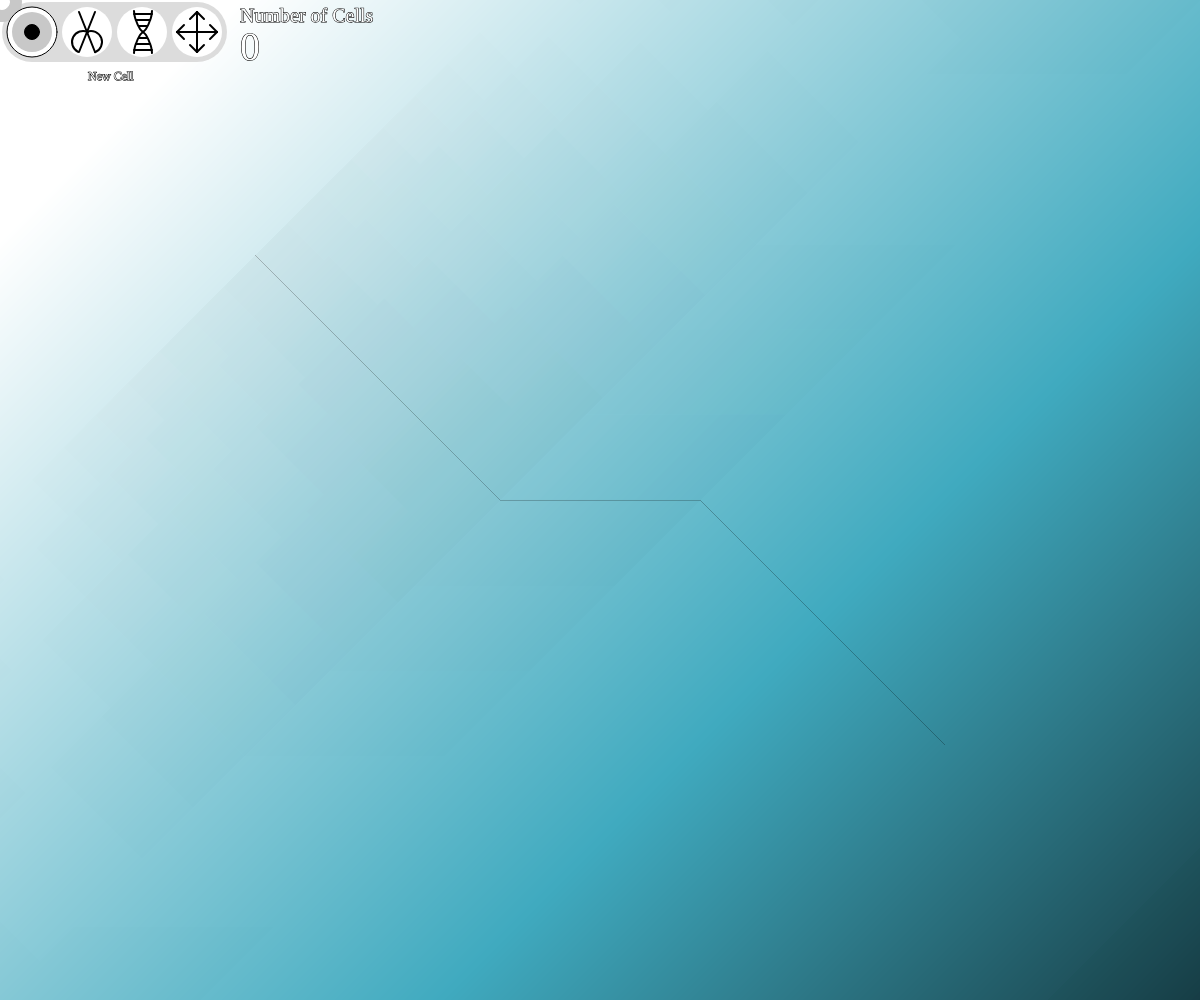
Frame 1 (no input)
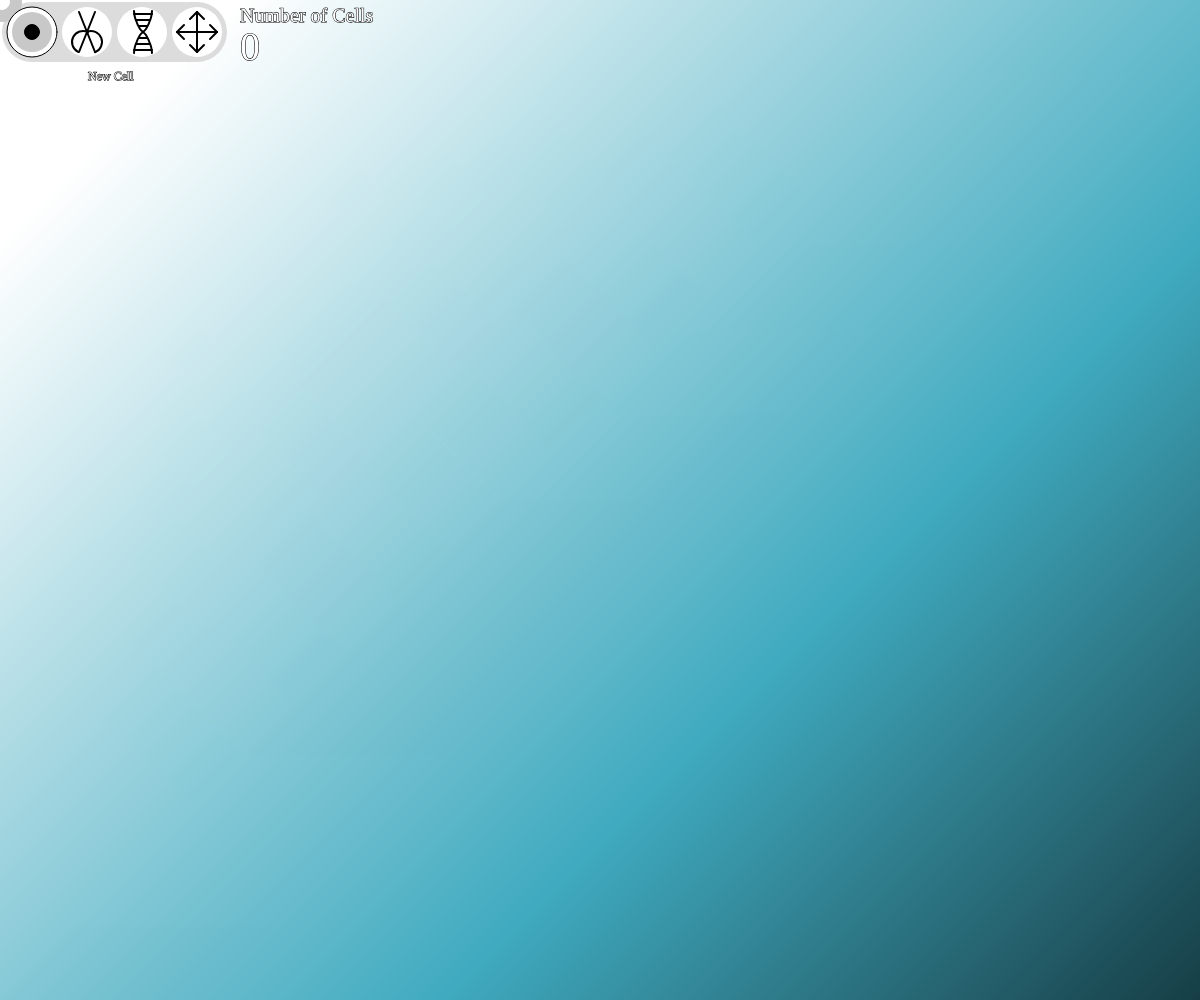
Frame 60 (no input)
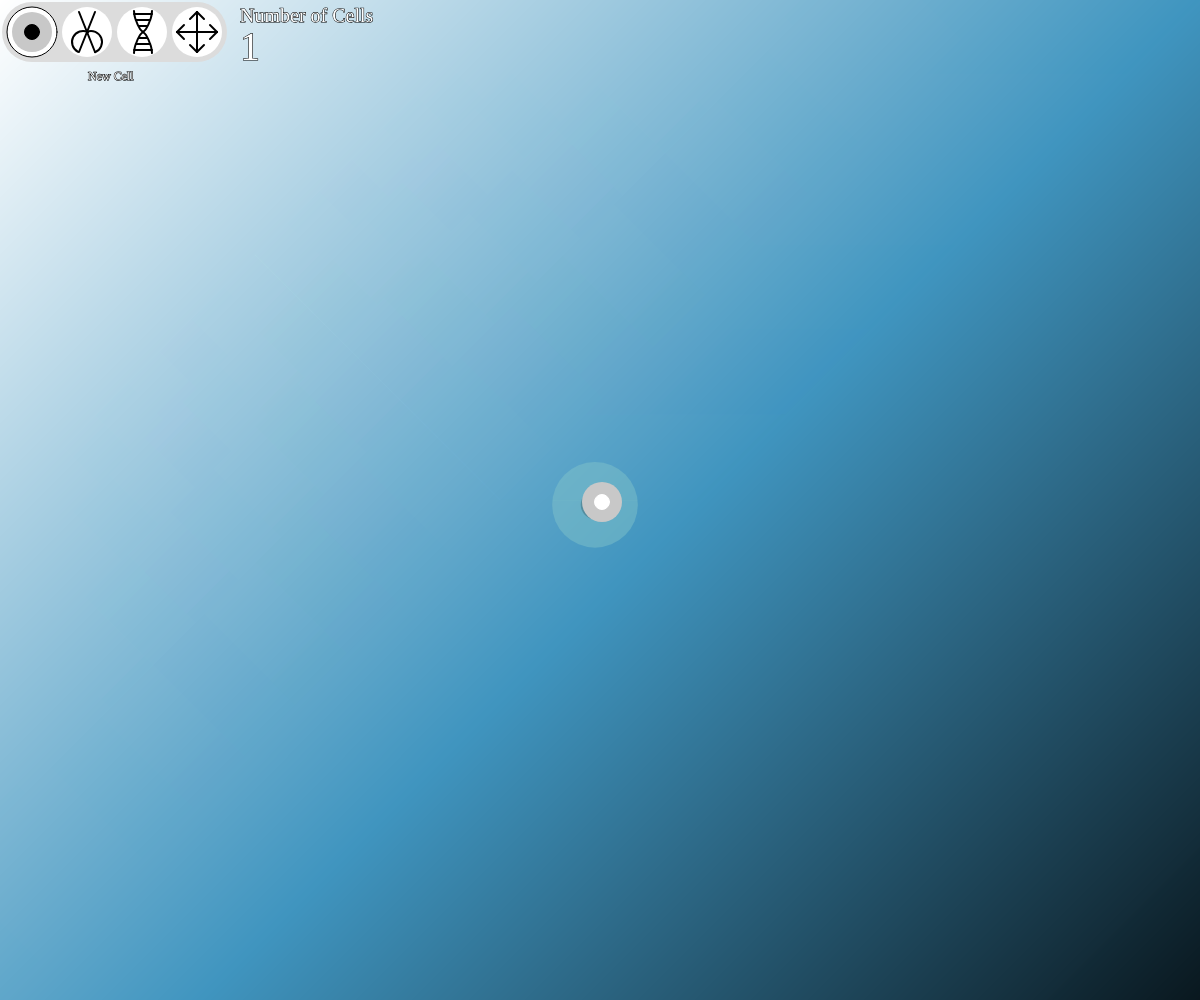
Frame 120 (the mouse pressed at the canvas centre since frame 60)

The p5.js sketch that drew these frames (run headless with seeded random() and noise() and a simulated clock; from frame 60 on, the mouse is pressed at the canvas centre):

// p5.js sketch
// ── sketch.js
//Source1: https://easings.net/#easeInOutCubic
//Using this function to make the easing effect.
//Source2: https://editor.p5js.org/leon-eckert/sketches/Ra3Xzl8D6
//Using this function to adjust chasing speed.

let oneCell = [];
let oneFood = [];
let amount;
let redColor;
let line1 = 32;
let line2 = 87;
let line3 = 142;
let line4 = 197;
let row1 = 52;
let newCell = true;
let scissor = false;
let food = false;
let drag = false;
let display = false;
let y = 0
let x = 0
let acc = 0
let hue = 0
let light = 0

function setup() {
  frameRate(60);
  createCanvas(windowWidth, windowHeight);
  noCursor()
  background(0)
  textFont("Trebuchet MS");
  amount = prompt(
    "How many Cells do you want to start with? \n\nUser Instructions:\nThese cells will die if you don't feed them frequently.\nThey will divide themselves after they have enough food.\nYou can click the \"New Cell\" & \"Food\" button to generate cells or food at a random position. \nYou can also click the point on the canvas to generate them at the position you want."
  );
  for (i = 0; i < amount; i++) {
    let c = new Cell(random(width), random(height), random(50, 100));
    oneCell.push(c);
  }
}
function draw() {
  hue = map(mouseX, 0, width, 190, 210)
  light = map(mouseY, 0, height, 10, -10)
  colorBackground(hue, light); //HSL hue
  for (i = 0; i < oneCell.length; i++) {
    oneCell[i].shake();

    if (oneCell[i].searchFood() == true && oneCell[i].count < 5400) {
      oneCell[i].findFood();
      oneCell[i].chaseTarget();
      oneCell[i].eatFood();
    } else {
      oneCell[i].backHome();
      oneCell[i].chaseTarget();
    }
    if (oneCell[i].count < 6001 && oneCell[i].count > 6000) {
      oneCell[i].divide();
    }
    oneCell[i].drag();
    oneCell[i].speak();
    oneCell[i].die();
    oneCell[i].display();
    oneCell[i].lifetime();
  }

  for (j = 0; j < oneFood.length; j++) {
    oneFood[j].display();
    oneFood[j].update();
  }

  //UI
  noStroke();
  rectMode(CORNER);
  strokeWeight(1);

  fill(220);
  rect(2, 2, 225, 60, 60);

  if (
    dist(mouseX, mouseY, line1, row1 - 20) < 25 ||
    dist(mouseX, mouseY, line2, row1 - 20) < 25 ||
    dist(mouseX, mouseY, line3, row1 - 20) < 25 ||
    dist(mouseX, mouseY, line4, row1 - 20) < 25
  ) {
    display = false;
  } else {
    display = true;
  }

  //newCell
  if (newCell == true) {
    stroke(0);

    push();
    translate(mouseX - 30, mouseY - 30);
    fill(200);
    noStroke();
    circle(line1, row1 - 20, 40);
    stroke(255);
    fill(255);
    circle(line1, row1 - 20, 15);
    pop();
    if (display == true) {
      fill(255);
      text("New Cell", 88, 80);
    }
  } else {
    noStroke();
  }
  fill(255);
  circle(line1, row1 - 20, 50);
  fill(200);
  noStroke();
  circle(line1, row1 - 20, 40);
  stroke(0);
  fill(0);
  circle(line1, row1 - 20, 15);

  if (dist(mouseX, mouseY, line1, row1 - 20) < 25) {
    display = false;
    fill(0);
    circle(line1, row1 - 20, 50);
    fill(200);
    noStroke();
    circle(line1, row1 - 20, 40);
    stroke(255);
    fill(255);
    circle(line1, row1 - 20, 15);
    stroke(0);
    text("New Cell", 88, 80);
  }

  //scissors
  push();
  if (scissor == true) {
    stroke(0);
    push();
    translate(mouseX - 78, mouseY - 12);
    stroke(255);
    strokeWeight(2);
    fill(0, 0);
    line(line2 - 8, row1 - 40, line2 + 8, row1);
    arc(line2 + 4, row1 - 10, 22, 22, PI * 1.38, PI * 2.38);
    line(line2 + 8, row1 - 40, line2 - 8, row1);
    arc(line2 - 4, row1 - 10, 22, 22, PI * 0.65, PI * 1.65);
    pop();
    if (display == true) {
      fill(255);
      text("Divide", 95, 80);
    }
  } else {
    noStroke();
  }
  fill(255);
  circle(line2, row1 - 20, 50);
  stroke(0);
  strokeWeight(2);
  fill(0, 0);
  line(line2 - 8, row1 - 40, line2 + 8, row1);
  arc(line2 + 4, row1 - 10, 22, 22, PI * 1.38, PI * 2.38);
  line(line2 + 8, row1 - 40, line2 - 8, row1);
  arc(line2 - 4, row1 - 10, 22, 22, PI * 0.65, PI * 1.65);
  pop();

  if (dist(mouseX, mouseY, line2, row1 - 20) < 25) {
    fill(0);
    circle(line2, row1 - 20, 50);
    stroke(255);
    strokeWeight(2);
    fill(0, 0);
    line(line2 - 8, row1 - 40, line2 + 8, row1);
    arc(line2 + 4, row1 - 10, 22, 22, PI * 1.38, PI * 2.38);
    line(line2 + 8, row1 - 40, line2 - 8, row1);
    arc(line2 - 4, row1 - 10, 22, 22, PI * 0.65, PI * 1.65);
    fill(255);
    stroke(0);
    strokeWeight(1);
    text("Divide", 95, 80);
  }

  //food
  if (food == true) {
    stroke(0);
    push();
    translate(mouseX - 30, mouseY - 30);
    translate(line1 - 8, row1 - 35);
    scale(0.6);
    stroke(255);
    fill(0, 0);
    strokeWeight(3.33);
    beginShape();
    curveVertex(0, -10);
    curveVertex(0, -10);
    curveVertex(2, 2);
    curveVertex(10, 20);
    curveVertex(20, 30);
    curveVertex(28, 48);
    curveVertex(30, 60);
    curveVertex(30, 60);
    endShape();
    beginShape();
    curveVertex(30, -10);
    curveVertex(30, -10);
    curveVertex(28, 2);
    curveVertex(20, 20);
    curveVertex(10, 30);
    curveVertex(2, 48);
    curveVertex(0, 60);
    curveVertex(0, 60);
    endShape();
    line(0, -5, 30, -5);
    line(3, 5, 27, 5);
    line(9, 15, 21, 15);
    line(9, 35, 21, 35);
    line(3, 45, 27, 45);
    line(0, 55, 30, 55);
    pop();
    if (display == true) {
      fill(255);
      text("Food", 99, 80);
    }
  } else {
    noStroke();
  }
  fill(255);
  circle(line3, row1 - 20, 50);
  push();
  translate(line3 - 8, row1 - 35);
  scale(0.6);
  stroke(0);
  fill(0, 0);
  strokeWeight(3.33);
  beginShape();
  curveVertex(0, -10);
  curveVertex(0, -10);
  curveVertex(2, 2);
  curveVertex(10, 20);
  curveVertex(20, 30);
  curveVertex(28, 48);
  curveVertex(30, 60);
  curveVertex(30, 60);
  endShape();
  beginShape();
  curveVertex(30, -10);
  curveVertex(30, -10);
  curveVertex(28, 2);
  curveVertex(20, 20);
  curveVertex(10, 30);
  curveVertex(2, 48);
  curveVertex(0, 60);
  curveVertex(0, 60);
  endShape();
  line(0, -5, 30, -5);
  line(3, 5, 27, 5);
  line(9, 15, 21, 15);
  line(9, 35, 21, 35);
  line(3, 45, 27, 45);
  line(0, 55, 30, 55);
  pop();

  if (dist(mouseX, mouseY, line3, row1 - 20) < 25) {
    fill(0);
    circle(line3, row1 - 20, 50);
    push();
    translate(line3 - 8, row1 - 35);
    scale(0.6);
    stroke(255);
    fill(0, 0);
    strokeWeight(3.33);
    beginShape();
    curveVertex(0, -10);
    curveVertex(0, -10);
    curveVertex(2, 2);
    curveVertex(10, 20);
    curveVertex(20, 30);
    curveVertex(28, 48);
    curveVertex(30, 60);
    curveVertex(30, 60);
    endShape();
    beginShape();
    curveVertex(30, -10);
    curveVertex(30, -10);
    curveVertex(28, 2);
    curveVertex(20, 20);
    curveVertex(10, 30);
    curveVertex(2, 48);
    curveVertex(0, 60);
    curveVertex(0, 60);
    endShape();
    line(0, -5, 30, -5);
    line(3, 5, 27, 5);
    line(9, 15, 21, 15);
    line(9, 35, 21, 35);
    line(3, 45, 27, 45);
    line(0, 55, 30, 55);
    pop();
    fill(255);
    stroke(0);
    text("Food", 99, 80);
  }

  //drag
  push();
  if (drag == true) {
    stroke(0);
    push();
    translate(mouseX - 195, mouseY - 30);
    stroke(255);
    strokeWeight(2);
    line(line4, row1, line4, row1 - 40);
    line(line4 - 20, row1 - 20, line4 + 20, row1 - 20);
    line(line4, row1, line4 - 7, row1 - 7);
    line(line4, row1, line4 + 7, row1 - 7);
    line(line4, row1 - 40, line4 + 7, row1 - 33);
    line(line4, row1 - 40, line4 - 7, row1 - 33);
    line(line4 - 20, row1 - 20, line4 - 13, row1 - 13);
    line(line4 - 20, row1 - 20, line4 - 13, row1 - 27);
    line(line4 + 20, row1 - 20, line4 + 13, row1 - 13);
    line(line4 + 20, row1 - 20, line4 + 13, row1 - 27);
    pop();
    if (display == true) {
      fill(255);
      text("Move", 99, 80);
    }
  } else {
    noStroke();
  }
  fill(255);
  circle(line4, row1 - 20, 50);
  push();
  stroke(0);
  strokeWeight(2);
  fill(0, 0);
  line(line4, row1, line4, row1 - 40);
  line(line4 - 20, row1 - 20, line4 + 20, row1 - 20);
  line(line4, row1, line4 - 7, row1 - 7);
  line(line4, row1, line4 + 7, row1 - 7);
  line(line4, row1 - 40, line4 + 7, row1 - 33);
  line(line4, row1 - 40, line4 - 7, row1 - 33);
  line(line4 - 20, row1 - 20, line4 - 13, row1 - 13);
  line(line4 - 20, row1 - 20, line4 - 13, row1 - 27);
  line(line4 + 20, row1 - 20, line4 + 13, row1 - 13);
  line(line4 + 20, row1 - 20, line4 + 13, row1 - 27);
  pop();

  if (dist(mouseX, mouseY, line4, row1 - 20) < 25) {
    fill(0);
    circle(line4, row1 - 20, 50);
    push();
    stroke(255);
    strokeWeight(2);
    line(line4, row1, line4, row1 - 40);
    line(line4 - 20, row1 - 20, line4 + 20, row1 - 20);
    line(line4, row1, line4 - 7, row1 - 7);
    line(line4, row1, line4 + 7, row1 - 7);
    line(line4, row1 - 40, line4 + 7, row1 - 33);
    line(line4, row1 - 40, line4 - 7, row1 - 33);
    line(line4 - 20, row1 - 20, line4 - 13, row1 - 13);
    line(line4 - 20, row1 - 20, line4 - 13, row1 - 27);
    line(line4 + 20, row1 - 20, line4 + 13, row1 - 13);
    line(line4 + 20, row1 - 20, line4 + 13, row1 - 27);
    pop();
    fill(255);
    stroke(0);
    text("Move", 99, 80);
  }

  push();
  textSize(20);
  stroke(0);
  fill(255);
  text("Number of Cells", 240, 22);
  textSize(40);
  text(oneCell.length, 240, 60);
  pop();
}

function mousePressed() {
  if (newCell == true && dist(mouseX, mouseY, line1, row1 - 20) < 25) {
    let c = new Cell(random(width), random(height), random(50, 100));
    oneCell.push(c);
  }
  if (food == true && dist(mouseX, mouseY, line3, row1 - 20) < 25) {
    let f = new Food(random(width) - 20, random(height) - 30, random(0.3, 1));
    oneFood.push(f);
  }
  if (mouseX < 225 && mouseY < 60) {
    if (dist(mouseX, mouseY, line1, row1 - 20) < 25) {
      newCell = true;
      scissor = false;
      food = false;
      drag = false;
    } else if (dist(mouseX, mouseY, line2, row1 - 20) < 25) {
      scissor = true;
      newCell = false;
      food = false;
      drag = false;
    } else if (dist(mouseX, mouseY, line3, row1 - 20) < 25) {
      scissor = false;
      newCell = false;
      food = true;
      drag = false;
    } else if (dist(mouseX, mouseY, line4, row1 - 20) < 25) {
      scissor = false;
      newCell = false;
      food = false;
      drag = true;
    }
  } else {
    if (newCell == true) {
      let c = new Cell(mouseX, mouseY, random(50, 100));
      oneCell.push(c);
    } else if (scissor == true) {
      for (i = 0; i < oneCell.length; i++) {
        oneCell[i].divideCheck(mouseX, mouseY);
      }
    } else if (food == true) {
      let f = new Food(mouseX - 4, mouseY - 10, random(0.3, 1));
      oneFood.push(f);
    }
  }
}

function colorBackground(H, L) {
  push();
  colorMode(HSL);
  for (let i = 0; i < width * 2; i++) {
    let light = map(i, 0, width * 2, 100, 0);
    stroke(H, 50, light + L);
    line(i, 0, 0, i);
  }
  pop();
}

//Source: https://easings.net/#easeInOutCubic
function ease(x) {
  return x < 0.5 ? 4 * x * x * x : 1 - pow(-2 * x + 2, 3) / 2;
}

function accelerate(distance) {
  let y = x
  if (x < 1) {
    x += 1 / distance
  }
  acc = (ease(x) - ease(y)) * 300
  return acc
}

class Cell {
  constructor(xPosition, yPosition, diameter) {
    this.diameter = diameter;
    this.originPosition = createVector(xPosition, yPosition);
    this.position = createVector(xPosition, yPosition);
    this.sinY = random(PI * 2);
    this.sinX = random(PI * 2);
    this.tSpeed = random(1, 5);
    this.count = random(1000, 2000); //lifetime
    this.tX = 0;
    this.tY = 0;
    this.time = this.count / 60;
    this.redColor = 200;
    this.greenColor = random(190, 210);
    this.blueColor = 200;
    this.shouldDivide = false;
    this.live = true;
    this.distance = [];
    this.foodNumber = 0;
    this.acceleration = createVector(0, 0);
    this.velocity = createVector(0, 0);
    this.speed = 0;
    this.maxSpeed = random(3, 8);
    this.eat = 0;
    this.speakDie = false;
    this.speakFull = false;
    this.speakCheck = 0;
    this.transparency = random(100, 200);
    this.coreT = this.transparency
    this.foodDistance = undefined
  }

  speak() {
    if (this.speakCheck > 120) {
      if (this.count > 5400) {
        this.speakFull = true;
        this.speakCheck = 0;
      } else if (this.count <= 300) {
        this.speakDie = true;
        this.speakCheck = 0;
      } else if (this.count <= 900) {
        this.speakHungry = true;
        this.speakCheck = 0;
      }
    }

    this.speakCheck++;
    if (this.speakFull == true) {
      console.log("I'm Full.");
      this.speakFull = false;
    } else if (this.speakDie == true) {
      console.log("I'm gonna Dieeeeee!");
      this.speakDie = false;
    } else if (this.speakHungry == true) {
      console.log("I'm Hungry!");
      this.speakHungry = false;
    }
  }

  shake() {
    this.tX = sin(this.sinX) * this.tSpeed * this.tSpeed;
    this.tY = sin(this.sinY) * this.tSpeed * this.tSpeed;
    this.sinX += random(0.2);
    this.sinY += random(0.2);
  }

  chaseTarget() {
    this.velocity = p5.Vector.sub(this.targetPosition, this.position);
    this.velocity.normalize();
    this.acceleration = this.velocity;
    let distance = this.position.dist(this.targetPosition);
    this.speed = map(distance, 0, width + height, this.maxSpeed, 0);
    this.acceleration.mult(this.speed * 0.5);
    this.velocity.add(this.acceleration);
    this.velocity.limit(distance);
    this.position.add(this.velocity);
  }

  die() {
    if (this.transparency * 2 > this.count) {
      this.transparency -= 2;
    }
    // else{
    //   this.transparency = this.coreT
    // }
  }

  display() {
    push();
    translate(this.tX, this.tY);

    //cell
    noStroke();

    this.redColor = map(this.count, 0, 3600, 255, 0);
    fill(this.redColor, this.greenColor, this.blueColor, this.transparency);
    circle(this.position.x, this.position.y, this.diameter);

    //core
    let coreTransparency = map(this.transparency, this.coreT, 0, 50, 0)
    fill(0, 0, 0, coreTransparency);
    circle(this.position.x, this.position.y, this.diameter / 3);

    pop();

    if (this.count > 5400) {
    }
  }

  lifetime() {
    if (this.time <= 0) {
      oneCell.splice(i, 1);
    }
    this.lastCount = this.count;
    this.count--;
    this.time = this.count / 60;
  }

  divide() {
    console.log("I'm going to Divide!");
    this.divX = random(-this.diameter / 1, this.diameter / 1);
    this.divY = random(-this.diameter / 1, this.diameter / 1);
    let c = new Cell(
      this.position.x - this.divX,
      this.position.y + this.divY,
      this.diameter * 0.8
    );
    oneCell.push(c);
    let d = new Cell(
      this.position.x + this.divX,
      this.position.y - this.divY,
      this.diameter * 0.8
    );
    oneCell.push(d);
    oneCell.splice(i, 1);
  }

  divideCheck(mX, mY) {
    let distanceFromCenter = dist(
      this.tX + this.position.x,
      this.tY + this.position.y,
      mX,
      mY
    );
    if (distanceFromCenter < this.diameter / 2) {
      this.divide();
    }
  }

  searchFood() {
    if (oneFood.length > 0) {
      return true;
    } else {
      return false;
    }
  }

  findFood() {
    for (let j = 0; j < oneFood.length; j++) {
      if (j == 0) {
        this.distance[0] = [
          dist(
            oneFood[j].position.x,
            oneFood[j].position.y,
            this.position.x,
            this.position.y
          ),
          j,
        ];
      } else {
        this.distance[1] = [
          dist(
            oneFood[j].position.x,
            oneFood[j].position.y,
            this.position.x,
            this.position.y
          ),
          j,
        ];
      }
      if (this.distance.length >= 2) {
        if (this.distance[1][0] >= this.distance[0][0]) {
          this.distance.splice(1, 1);
        } else if (this.distance[1][0] < this.distance[0][0]) {
          this.distance.splice(0, 1);
        }
      }
    }
    if (this.distance[0] != undefined) {
      this.foodNumber = this.distance[0][1];
    }

    this.targetPosition = oneFood[this.foodNumber].position;
    this.tX = 0;
    this.tY = 0;
  }

  eatFood() {
    if (
      oneFood.length > 0 &&
      abs(oneFood[this.foodNumber].position.x - this.position.x - this.tX) <
      this.diameter / 3 &&
      abs(oneFood[this.foodNumber].position.y - this.position.y - this.tY) <
      this.diameter / 3
    ) {
      this.eat++;
      this.count += 1800;
      this.diameter += 10;
      oneFood.splice(this.foodNumber, 1);
    }
  }

  drag() {
    if (
      mouseIsPressed == true &&
      drag == true &&
      dist(
        mouseX,
        mouseY,
        this.position.x + this.tX,
        this.position.y + this.tY
      ) <
      this.diameter / 2
    ) {
      this.tX = 0;
      this.tY = 0;
      this.originPosition.x = mouseX;
      this.originPosition.y = mouseY;
      this.position.x = mouseX;
      this.position.y = mouseY;
    }
  }

  backHome() {
    this.targetPosition = this.originPosition;
  }
}

class Food {
  constructor(xPosition, yPosition, scale) {
    this.position = createVector(xPosition, yPosition);
    this.speedY = scale;
    this.scale = scale;
  }
  display() {
    push();
    translate(this.position.x, this.position.y);
    scale(this.scale);
    stroke(255);
    fill(0, 0);
    strokeWeight(3.33);
    beginShape();
    curveVertex(0, -10);
    curveVertex(0, -10);
    curveVertex(2, 2);
    curveVertex(10, 20);
    curveVertex(20, 30);
    curveVertex(28, 48);
    curveVertex(30, 60);
    curveVertex(30, 60);
    endShape();
    beginShape();
    curveVertex(30, -10);
    curveVertex(30, -10);
    curveVertex(28, 2);
    curveVertex(20, 20);
    curveVertex(10, 30);
    curveVertex(2, 48);
    curveVertex(0, 60);
    curveVertex(0, 60);
    endShape();
    line(0, -5, 30, -5);
    line(3, 5, 27, 5);
    line(9, 15, 21, 15);
    line(9, 35, 21, 35);
    line(3, 45, 27, 45);
    line(0, 55, 30, 55);
    pop();
  }

  update() {
    this.position.y += this.speedY;
    this.position.x += cos(this.position.y / 20) / 4;
    if (this.position.y > height) {
      oneFood.splice(j, 1);
    }
  }
  returnPosition() {
    return this.position.x;
  }
}
